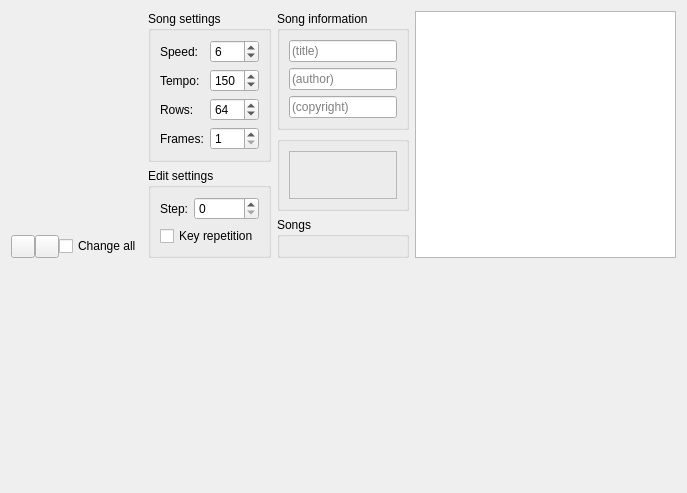
<?xml version="1.0" encoding="UTF-8"?>
<ui version="4.0">
 <class>CMainFrame</class>
 <widget class="QWidget" name="CMainFrame">
  <property name="geometry">
   <rect>
    <x>0</x>
    <y>0</y>
    <width>687</width>
    <height>493</height>
   </rect>
  </property>
  <property name="windowTitle">
   <string>MainFrame</string>
  </property>
  <layout class="QGridLayout" name="gridLayout_2">
   <item row="0" column="0">
    <layout class="QGridLayout" name="gridLayout">
     <property name="spacing">
      <number>0</number>
     </property>
     <item row="1" column="0">
      <layout class="QHBoxLayout" name="horizontalLayout">
       <item>
        <widget class="QToolButton" name="frameInc">
         <property name="text">
          <string/>
         </property>
         <property name="icon">
          <iconset resource="../../common/resource.qrc">
           <normaloff>:/resources/22_item_add.png</normaloff>:/resources/22_item_add.png</iconset>
         </property>
         <property name="autoRepeat">
          <bool>true</bool>
         </property>
         <property name="autoRaise">
          <bool>false</bool>
         </property>
        </widget>
       </item>
       <item>
        <widget class="QToolButton" name="frameDec">
         <property name="text">
          <string/>
         </property>
         <property name="icon">
          <iconset resource="../../common/resource.qrc">
           <normaloff>:/resources/22_item_remove.png</normaloff>:/resources/22_item_remove.png</iconset>
         </property>
         <property name="autoRepeat">
          <bool>true</bool>
         </property>
        </widget>
       </item>
       <item>
        <widget class="QCheckBox" name="frameChangeAll">
         <property name="sizePolicy">
          <sizepolicy hsizetype="Minimum" vsizetype="Fixed">
           <horstretch>0</horstretch>
           <verstretch>0</verstretch>
          </sizepolicy>
         </property>
         <property name="text">
          <string>Change all</string>
         </property>
        </widget>
       </item>
      </layout>
     </item>
     <item row="0" column="0">
      <widget class="QFrame" name="songFrames">
       <property name="lineWidth">
        <number>0</number>
       </property>
       <layout class="QGridLayout" name="gridLayout_3">
        <property name="margin">
         <number>0</number>
        </property>
        <property name="spacing">
         <number>0</number>
        </property>
       </layout>
      </widget>
     </item>
    </layout>
   </item>
   <item row="0" column="1">
    <layout class="QVBoxLayout" name="songSettingsPanel">
     <property name="rightMargin">
      <number>0</number>
     </property>
     <item>
      <widget class="QGroupBox" name="groupBox">
       <property name="sizePolicy">
        <sizepolicy hsizetype="Preferred" vsizetype="Fixed">
         <horstretch>0</horstretch>
         <verstretch>0</verstretch>
        </sizepolicy>
       </property>
       <property name="title">
        <string>Song settings</string>
       </property>
       <layout class="QFormLayout" name="formLayout">
        <item row="0" column="0">
         <widget class="QLabel" name="label">
          <property name="text">
           <string>Speed:</string>
          </property>
         </widget>
        </item>
        <item row="1" column="0">
         <widget class="QLabel" name="label_2">
          <property name="text">
           <string>Tempo:</string>
          </property>
         </widget>
        </item>
        <item row="2" column="0">
         <widget class="QLabel" name="label_3">
          <property name="text">
           <string>Rows:</string>
          </property>
         </widget>
        </item>
        <item row="3" column="0">
         <widget class="QLabel" name="label_4">
          <property name="text">
           <string>Frames:</string>
          </property>
         </widget>
        </item>
        <item row="1" column="1">
         <widget class="QSpinBox" name="tempo">
          <property name="accelerated">
           <bool>true</bool>
          </property>
          <property name="minimum">
           <number>32</number>
          </property>
          <property name="maximum">
           <number>255</number>
          </property>
          <property name="value">
           <number>150</number>
          </property>
         </widget>
        </item>
        <item row="2" column="1">
         <widget class="QSpinBox" name="numRows">
          <property name="accelerated">
           <bool>true</bool>
          </property>
          <property name="minimum">
           <number>1</number>
          </property>
          <property name="maximum">
           <number>256</number>
          </property>
          <property name="value">
           <number>64</number>
          </property>
         </widget>
        </item>
        <item row="3" column="1">
         <widget class="QSpinBox" name="numFrames">
          <property name="accelerated">
           <bool>true</bool>
          </property>
          <property name="minimum">
           <number>1</number>
          </property>
          <property name="maximum">
           <number>128</number>
          </property>
         </widget>
        </item>
        <item row="0" column="1">
         <widget class="QSpinBox" name="speed">
          <property name="buttonSymbols">
           <enum>QAbstractSpinBox::UpDownArrows</enum>
          </property>
          <property name="accelerated">
           <bool>true</bool>
          </property>
          <property name="minimum">
           <number>1</number>
          </property>
          <property name="maximum">
           <number>31</number>
          </property>
          <property name="value">
           <number>6</number>
          </property>
         </widget>
        </item>
       </layout>
      </widget>
     </item>
     <item>
      <widget class="QGroupBox" name="groupBox_3">
       <property name="sizePolicy">
        <sizepolicy hsizetype="Preferred" vsizetype="Fixed">
         <horstretch>0</horstretch>
         <verstretch>0</verstretch>
        </sizepolicy>
       </property>
       <property name="title">
        <string>Edit settings</string>
       </property>
       <layout class="QFormLayout" name="formLayout_3">
        <item row="0" column="0">
         <widget class="QLabel" name="label_5">
          <property name="text">
           <string>Step:</string>
          </property>
         </widget>
        </item>
        <item row="0" column="1">
         <widget class="QSpinBox" name="editStep">
          <property name="accelerated">
           <bool>true</bool>
          </property>
         </widget>
        </item>
        <item row="1" column="0" colspan="2">
         <widget class="QCheckBox" name="checkBox">
          <property name="text">
           <string>Key repetition</string>
          </property>
         </widget>
        </item>
       </layout>
      </widget>
     </item>
    </layout>
   </item>
   <item row="0" column="2">
    <layout class="QVBoxLayout" name="songInformationPanel">
     <item>
      <widget class="QGroupBox" name="groupBox_2">
       <property name="sizePolicy">
        <sizepolicy hsizetype="Minimum" vsizetype="Fixed">
         <horstretch>0</horstretch>
         <verstretch>0</verstretch>
        </sizepolicy>
       </property>
       <property name="title">
        <string>Song information</string>
       </property>
       <layout class="QFormLayout" name="formLayout_2">
        <property name="horizontalSpacing">
         <number>0</number>
        </property>
        <item row="0" column="0">
         <widget class="QLineEdit" name="title">
          <property name="sizePolicy">
           <sizepolicy hsizetype="Minimum" vsizetype="Fixed">
            <horstretch>0</horstretch>
            <verstretch>0</verstretch>
           </sizepolicy>
          </property>
          <property name="placeholderText">
           <string>(title)</string>
          </property>
         </widget>
        </item>
        <item row="1" column="0">
         <widget class="QLineEdit" name="author">
          <property name="sizePolicy">
           <sizepolicy hsizetype="Minimum" vsizetype="Fixed">
            <horstretch>0</horstretch>
            <verstretch>0</verstretch>
           </sizepolicy>
          </property>
          <property name="placeholderText">
           <string>(author)</string>
          </property>
         </widget>
        </item>
        <item row="2" column="0">
         <widget class="QLineEdit" name="copyright">
          <property name="sizePolicy">
           <sizepolicy hsizetype="Minimum" vsizetype="Fixed">
            <horstretch>0</horstretch>
            <verstretch>0</verstretch>
           </sizepolicy>
          </property>
          <property name="placeholderText">
           <string>(copyright)</string>
          </property>
         </widget>
        </item>
       </layout>
      </widget>
     </item>
     <item>
      <widget class="QGroupBox" name="groupBox_5">
       <property name="title">
        <string/>
       </property>
       <layout class="QGridLayout" name="gridLayout_7">
        <item row="0" column="0">
         <widget class="QFrame" name="sampleWindow">
          <property name="sizePolicy">
           <sizepolicy hsizetype="Minimum" vsizetype="Minimum">
            <horstretch>0</horstretch>
            <verstretch>0</verstretch>
           </sizepolicy>
          </property>
          <property name="frameShape">
           <enum>QFrame::StyledPanel</enum>
          </property>
          <property name="frameShadow">
           <enum>QFrame::Sunken</enum>
          </property>
          <property name="lineWidth">
           <number>2</number>
          </property>
          <layout class="QGridLayout" name="gridLayout_5">
           <property name="margin">
            <number>0</number>
           </property>
           <property name="spacing">
            <number>0</number>
           </property>
          </layout>
         </widget>
        </item>
       </layout>
      </widget>
     </item>
     <item>
      <widget class="QGroupBox" name="songsGroupBox">
       <property name="sizePolicy">
        <sizepolicy hsizetype="Minimum" vsizetype="Fixed">
         <horstretch>0</horstretch>
         <verstretch>0</verstretch>
        </sizepolicy>
       </property>
       <property name="title">
        <string>Songs</string>
       </property>
       <layout class="QGridLayout" name="gridLayout_6"/>
      </widget>
     </item>
    </layout>
   </item>
   <item row="0" column="3">
    <widget class="QListView" name="songInstruments">
     <property name="sizePolicy">
      <sizepolicy hsizetype="Expanding" vsizetype="Minimum">
       <horstretch>0</horstretch>
       <verstretch>0</verstretch>
      </sizepolicy>
     </property>
     <property name="iconSize">
      <size>
       <width>16</width>
       <height>16</height>
      </size>
     </property>
     <property name="textElideMode">
      <enum>Qt::ElideNone</enum>
     </property>
     <property name="movement">
      <enum>QListView::Static</enum>
     </property>
     <property name="flow">
      <enum>QListView::TopToBottom</enum>
     </property>
     <property name="isWrapping" stdset="0">
      <bool>true</bool>
     </property>
     <property name="viewMode">
      <enum>QListView::ListMode</enum>
     </property>
     <property name="uniformItemSizes">
      <bool>false</bool>
     </property>
     <property name="selectionRectVisible">
      <bool>true</bool>
     </property>
    </widget>
   </item>
   <item row="1" column="0" colspan="4">
    <widget class="QFrame" name="songPatterns">
     <property name="sizePolicy">
      <sizepolicy hsizetype="Preferred" vsizetype="Expanding">
       <horstretch>0</horstretch>
       <verstretch>0</verstretch>
      </sizepolicy>
     </property>
     <property name="lineWidth">
      <number>0</number>
     </property>
     <layout class="QGridLayout" name="gridLayout_4">
      <property name="margin">
       <number>0</number>
      </property>
      <property name="spacing">
       <number>0</number>
      </property>
     </layout>
    </widget>
   </item>
  </layout>
 </widget>
 <resources>
  <include location="../../common/resource.qrc"/>
 </resources>
 <connections/>
</ui>
